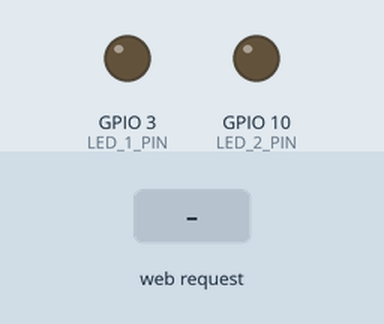
Recording of a sketch running on a simulated ESP32-S3. Parts: output pins drawn as LEDs (lit = HIGH). Inputs (shaded band) come from the test bench. WiFi joins after 1.5 s; servers stay silent unless stated; what the sketch prints to the serial monitor is not drawn.

Above: at 2.7 s.
2.8 s: HTTP request GET /3/on received
At 3.6 s:
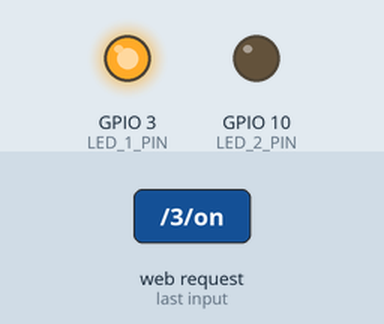
4.3 s: HTTP request GET /10/on received
At 4.7 s:
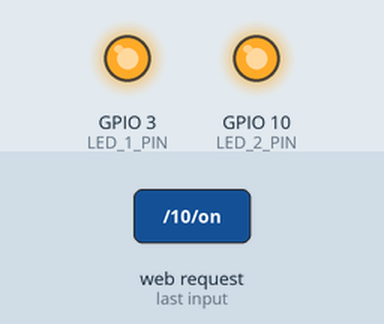
5.8 s: HTTP request GET /3/off received
At 7.0 s:
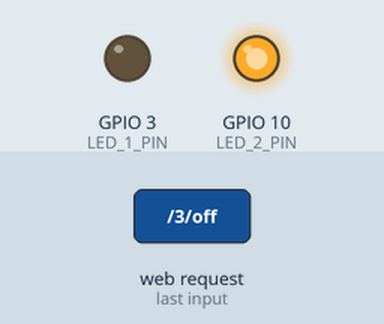
7.3 s: HTTP request GET /10/off received
At 8.2 s:
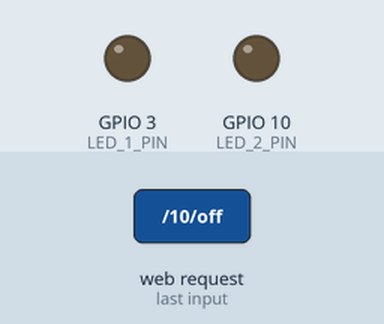
Timing chart, 0 to 9.8 s (numbered marks = the images above; inputs shaded):
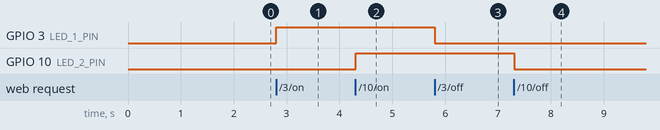

The sketch:

SimpleWiFiServer.ino
```cpp
#include <WiFi.h>
#define LED_1_PIN 3
#define LED_2_PIN 10

const char* ssid     = "TPMESH";
const char* password = "shaixahnge";

// Set web server port number to 80
WiFiServer server(80);

// Variable to store the HTTP request
String header;

// Auxiliar variables to store the current output state
String LED_1_PIN_State = "off";
String LED_2_PIN_State = "off";

// Current time
unsigned long currentTime = millis();
// Previous time
unsigned long previousTime = 0;
// Define timeout time in milliseconds (example: 2000ms = 2s)
const long timeoutTime = 2000;

void setup() {
  Serial.begin(115200);
  // Initialize the output variables as outputs
  pinMode(LED_1_PIN, OUTPUT);
  pinMode(LED_2_PIN, OUTPUT);
  // Set outputs to LOW
  digitalWrite(LED_1_PIN, LOW);
  digitalWrite(LED_2_PIN, LOW);

  // Connect to Wi-Fi network with SSID and password
  Serial.print("Connecting to ");
  Serial.println(ssid);
  WiFi.begin(ssid, password);
  while (WiFi.status() != WL_CONNECTED) {
    delay(500);
    Serial.print(".");
  }
  // Print local IP address and start web server
  Serial.println("");
  Serial.println("WiFi connected.");
  Serial.println("IP address: ");
  Serial.println(WiFi.localIP());
  server.begin();
}

void loop(){
  WiFiClient client = server.available();   // Listen for incoming clients

  if (client) {                             // If a new client connects,
    currentTime = millis();
    previousTime = currentTime;
    Serial.println("New Client.");          // print a message out in the serial port
    String currentLine = "";                // make a String to hold incoming data from the client
    while (client.connected() && currentTime - previousTime <= timeoutTime) {  // loop while the client's connected
      currentTime = millis();
      if (client.available()) {             // if there's bytes to read from the client,
        char c = client.read();             // read a byte, then
        Serial.write(c);                    // print it out the serial monitor
        header += c;
        if (c == '\n') {                    // if the byte is a newline character
          // if the current line is blank, you got two newline characters in a row.
          // that's the end of the client HTTP request, so send a response:
          if (currentLine.length() == 0) {
            // HTTP headers always start with a response code (e.g. HTTP/1.1 200 OK)
            // and a content-type so the client knows what's coming, then a blank line:
            client.println("HTTP/1.1 200 OK");
            client.println("Content-type:text/html");
            client.println("Connection: close");
            client.println();

            // turns the GPIOs on and off
            if (header.indexOf("GET /3/on") >= 0) {
              Serial.println("GPIO 3 on");
              LED_1_PIN_State = "on";
              digitalWrite(LED_1_PIN, HIGH);
            } else if (header.indexOf("GET /3/off") >= 0) {
              Serial.println("GPIO 3 off");
              LED_1_PIN_State = "off";
              digitalWrite(LED_1_PIN, LOW);
            } else if (header.indexOf("GET /10/on") >= 0) {
              Serial.println("GPIO 10 on");
              LED_2_PIN_State = "on";
              digitalWrite(LED_2_PIN, HIGH);
            } else if (header.indexOf("GET /10/off") >= 0) {
              Serial.println("GPIO 10 off");
              LED_2_PIN_State = "off";
              digitalWrite(LED_2_PIN, LOW);
            }

            // Display the HTML web page
            client.println("<!DOCTYPE html><html>");
            client.println("<head><meta name=\"viewport\" content=\"width=device-width, initial-scale=1\">");
            client.println("<link rel=\"icon\" href=\"data:,\">");
            // CSS to style the on/off buttons
            // Feel free to change the background-color and font-size attributes to fit your preferences
            client.println("<style>html { font-family: Helvetica; display: inline-block; margin: 0px auto; text-align: center;}");
            client.println(".button { background-color: #4CAF50; border: none; color: white; padding: 16px 40px;");
            client.println("text-decoration: none; font-size: 30px; margin: 2px; cursor: pointer;}");
            client.println(".button2 {background-color: #555555;}</style></head>");

            // Web Page Heading
            client.println("<body><h1>Jason H Engineering</h1>");
            client.println("<body><h1>Custom ESP32 board - Web Server</h1>");

            // Display current state, and ON/OFF buttons for GPIO 26
            client.println("<p>GPIO 3 - State " + LED_1_PIN_State + "</p>");
            // If the output26State is off, it displays the ON button
            if (LED_1_PIN_State=="off") {
              client.println("<p><a href=\"/3/on\"><button class=\"button\">ON</button></a></p>");
            } else {
              client.println("<p><a href=\"/3/off\"><button class=\"button button2\">OFF</button></a></p>");
            }

            // Display current state, and ON/OFF buttons for GPIO 27
            client.println("<p>GPIO 10 - State " + LED_2_PIN_State + "</p>");
            // If the output27State is off, it displays the ON button
            if (LED_2_PIN_State=="off") {
              client.println("<p><a href=\"/10/on\"><button class=\"button\">ON</button></a></p>");
            } else {
              client.println("<p><a href=\"/10/off\"><button class=\"button button2\">OFF</button></a></p>");
            }
            client.println("</body></html>");

            // The HTTP response ends with another blank line
            client.println();
            // Break out of the while loop
            break;
          } else { // if you got a newline, then clear currentLine
            currentLine = "";
          }
        } else if (c != '\r') {  // if you got anything else but a carriage return character,
          currentLine += c;      // add it to the end of the currentLine
        }
      }
    }
    // Clear the header variable
    header = "";
    // Close the connection
    client.stop();
    Serial.println("Client disconnected.");
    Serial.println("");
  }
}
```

Measured:
- after the input at 2.8 s, GPIO 3 (LED_1_PIN): LOW → HIGH at once
- after the input at 4.3 s, GPIO 10 (LED_2_PIN): LOW → HIGH at once
- after the input at 5.8 s, GPIO 3 (LED_1_PIN): HIGH → LOW at once
- after the input at 7.3 s, GPIO 10 (LED_2_PIN): HIGH → LOW at once
